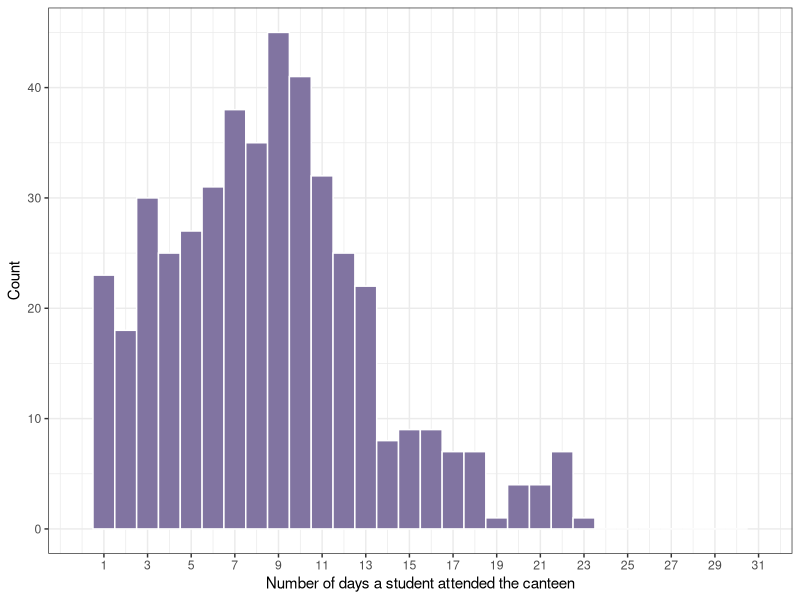

R code for this plot:
## ---- chunk 1
library(tidyverse)
library(kableExtra)
## ---- chunk 2
experiment <- read_csv("data/data.csv")
## ---- chunk 3
# Convert veggie_label into factor
experiment <- experiment %>%
  mutate(veggie_label = factor(
    veggie_label,
    levels = c("standard",
               "organic",
               "sustainable",
               "organic-sustainable")
    ))
## ---- chunk 4
subjects <- experiment %>% 
  distinct(subject, italian)
## ---- chunk 5
median_attendance <- experiment %>%
  group_by(subject) %>%
  summarize(N = n()) %>% 
  pull(N) %>% 
  median()

max_attendance <- experiment %>%
  group_by(subject) %>%
  summarize(N = n()) %>% 
  pull(N) %>% 
  max()
## ---- chunk 6
#| label: fig-histogram
#| fig-align: center
#| out-width: 90%, fig.align='center'
#| fig-cap: "Histogram of the number of days a student attended the canteen for a lunch meal."

experiment %>%
  group_by(subject) %>%
  mutate(N = n()) %>%
  distinct(subject, N) %>%
  ggplot() +
  aes(x = N) +
  geom_histogram(binwidth = 1,
                 color = "white",
                 fill = "#8174a1") +
  theme_bw() +
  labs(x = "Number of days a student attended the canteen",
       y = "Count") +
  scale_x_continuous(limits = c(0, 31),
                     breaks = seq(1, 31, by = 2))
## ---- chunk 7
#| label: tbl-crude-prop
#| tbl-cap: "Percentage of ordering at least one vegatable plate per menu day by plate labels."

veg_orders_summary <- experiment %>% 
  group_by(veggie_label) %>% 
  summarize(
    proportion_veg = mean(response)*100,
    n_orders = length(response)
  )

knitr::kable(
  veg_orders_summary,
  format = "latex",
  escape = FALSE,
  booktabs = TRUE,
  col.names = c(
    "Label",
    "Vegetable plate (\\%)",
    "Total orders"
  ),
  align =  c("c", "c"),
  digits = 2
) %>%
  kable_styling(latex_options = "HOLD_position")
